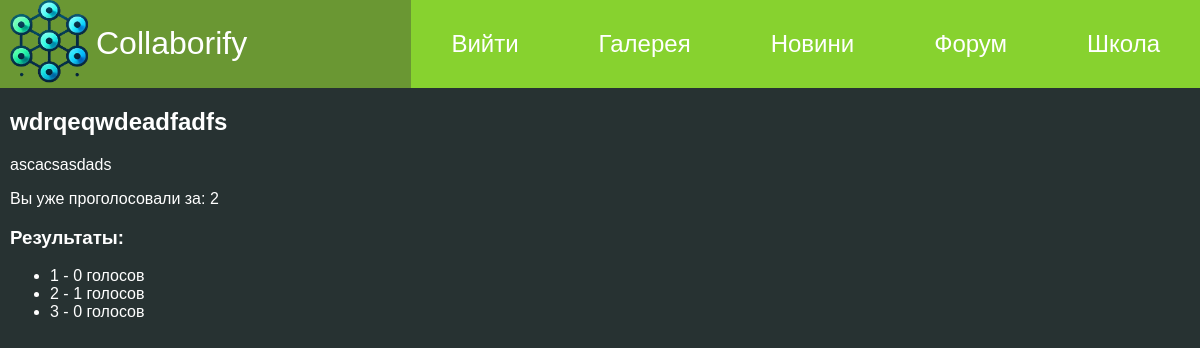
Page /voting/1/ (signed in) on the committed database.
### voting/models.py (models this page shows, shortened)
class Voting(models.Model):
    title = models.CharField(
        max_length=200,
        verbose_name='Название'
    )
    description = models.TextField(
        verbose_name='Описание'
    )
    created_at = models.DateTimeField(
        auto_now_add=True
    )
    creator = models.ForeignKey(
        CustomUser,
        on_delete=models.CASCADE,
        related_name='created_votings'
    )
    is_active = models.BooleanField(
        default=True
    )
    class Meta:
        verbose_name = 'Голосование'
        verbose_name_plural = 'Голосования'

class Vote(models.Model):
    voting = models.ForeignKey(
        Voting,
        on_delete=models.CASCADE,
        related_name='votes'
    )
    choice = models.ForeignKey(
        Choice,
        on_delete=models.CASCADE,
        related_name='votes'
    )
    user = models.ForeignKey(
        CustomUser,
        on_delete=models.CASCADE,
        related_name='user_votes'
    )
    created_at = models.DateTimeField(
        auto_now_add=True
    )
    class Meta:
        verbose_name = 'Голос'
        verbose_name_plural = 'Голоса'
        unique_together = ['user', 'voting']

class Choice(models.Model):
    voting = models.ForeignKey(
        Voting,
        on_delete=models.CASCADE,
        related_name='choices'
    )
    text = models.CharField(
        max_length=200,
        verbose_name='Вариант ответа'
    )
    class Meta:
        verbose_name = 'Вариант ответа'
        verbose_name_plural = 'Варианты ответов'

### voting/views.py (the view, shortened to what this page needs)
# urls.py: path('<int:pk>/', views.voting_detail, name='detail'),
@login_required
def voting_detail(request, pk):
    voting = get_object_or_404(Voting, pk=pk)
    user_vote = Vote.objects.filter(voting=voting, user=request.user).first()
    return render(request, 'voting/voting_detail.html', {
        'voting': voting,
        'user_vote': user_vote
    })

### templates/voting/voting_detail.html (shortened to what this page needs)
{% extends 'base.html' %}
{% block content %}
<div class="container mt-4">
    <h2>{{ voting.title }}</h2>
    <p>{{ voting.description }}</p>
    {% if user_vote %}
        <div class="alert alert-info">
            Вы уже проголосовали за: {{ user_vote.choice.text }}
        </div>
        <h3>Результаты:</h3>
        <ul class="list-group">
            {% for choice in voting.choices.all %}
                <li class="list-group-item">
                    {{ choice.text }} - {{ choice.votes.count }} голосов
                </li>
            {% endfor %}
        </ul>
    {% endif %}
</div>
{% endblock %}

### static/css/main.css (style rules this page uses)
body { margin: 0; font-family: Arial, Helvetica, sans-serif; background-color: #273232; color: #FFFFFF; }

### rows in the picture
Voting: title "wdrqeqwdeadfadfs", description "ascacsasdads"
Vote: choice.text "2"
Choice: text "1", votes.count "0"
Choice: text "2", votes.count "1"
Choice: text "3", votes.count "0"
